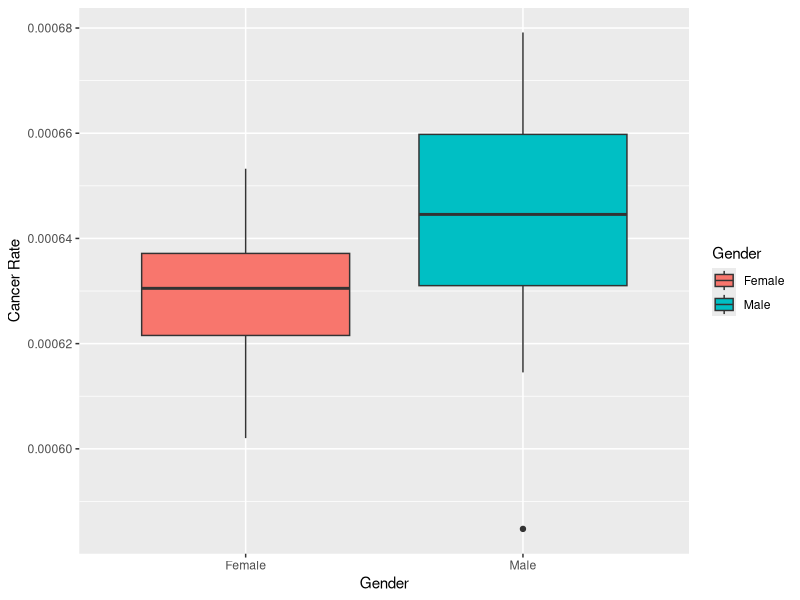
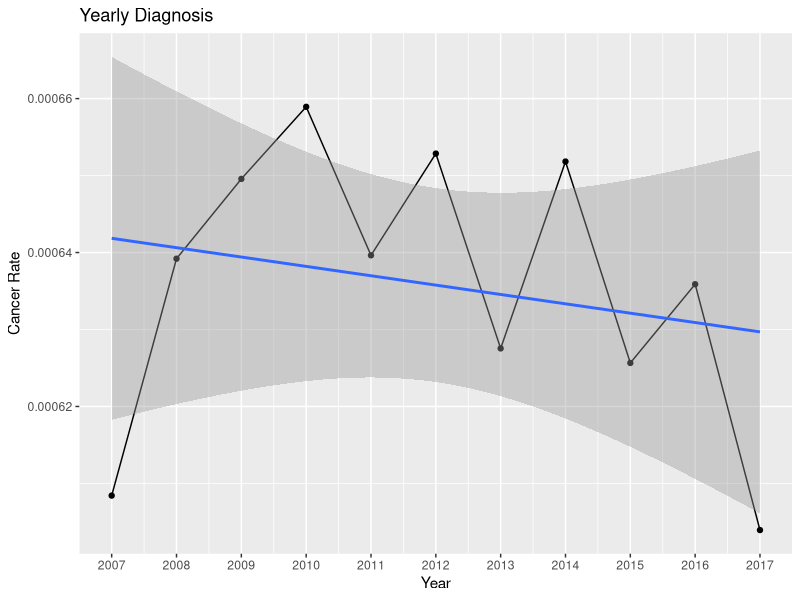

Write R code to recreate these figures, in order.
library(dplyr)
library(ggplot2)

# Read data
lung_raw <- read.csv("data/WSCR_lung_raw.csv")
# View(lung_raw)

prep_yearly_data <- lung_raw %>%
  filter(lung_raw$Gender == "All")
# View(prep_yearly_data)

yearly_cancer_plot <- prep_yearly_data %>%
  ggplot(mapping = aes(x = Year, y = Annual.Observations/Annual.Population)) +
  geom_point() +
  scale_x_continuous(breaks = 2007:2017) +
  geom_line() +
  geom_smooth(method = "lm", se = TRUE) +
  labs(y = "Cancer Rate", title= "Yearly Diagnosis")

prep_compare_data <- lung_raw %>%
  filter(lung_raw$Gender != "All")
# View(prep_compare_data)

female_data <- prep_compare_data %>% 
  filter(Gender == "Female")

male_data <- prep_compare_data %>% 
  filter(Gender == "Male")
#Statistical Testing
F_mean <- female_data %>% 
  summarise(mean(Annual.Observations/Annual.Population)) 
M_mean <- male_data %>% 
  summarise(mean(Annual.Observations/Annual.Population))

F_median <- female_data %>% 
  summarise(median(Annual.Observations/Annual.Population))
M_median <- male_data %>% 
  summarise(median(Annual.Observations/Annual.Population))

F_max <- female_data %>% 
  summarise(max(Annual.Observations/Annual.Population))
M_max <- male_data %>% 
  summarise(max(Annual.Observations/Annual.Population))

F_min <- female_data %>% 
  summarise(min(Annual.Observations/Annual.Population))
M_min <- male_data %>% 
  summarise(min(Annual.Observations/Annual.Population))

F_range = F_max - F_min
M_range = M_max - M_min

F_sd <- female_data %>% 
  summarise(sd(Annual.Observations/Annual.Population))
M_sd <- male_data %>% 
  summarise(sd(Annual.Observations/Annual.Population))

compare_plot <- prep_compare_data %>%
  ggplot(aes(x = Gender, y = Annual.Observations/Annual.Population, fill = Gender)) +
  geom_boxplot() +
  labs(y = "Cancer Rate")
  
  
  



